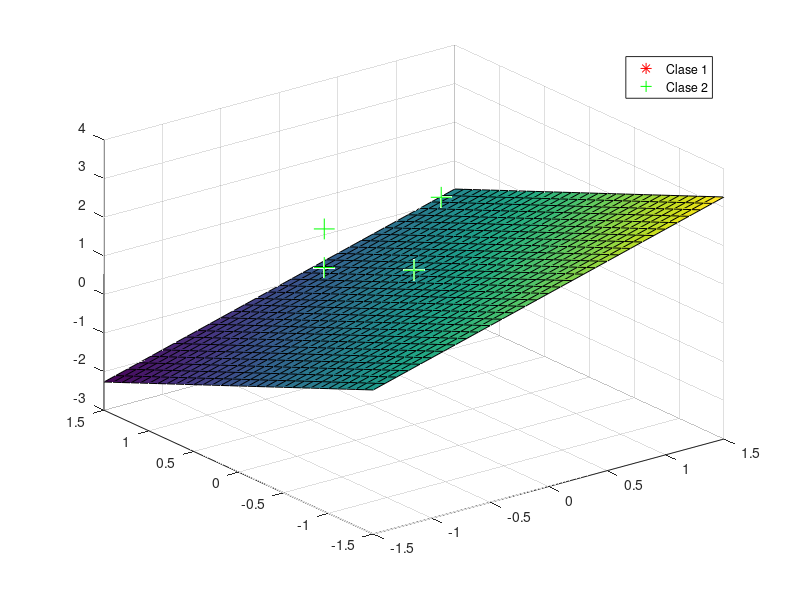

MATLAB code for this plot:
clc 
clear all 
close all
warning off all

%Declaración de clases

clas1_x=[0,1,1,1];
clas1_y=[0,0,0,1];
clas1_z=[0,0,1,0];


clas2_x=[0,0,0,1];
clas2_y=[0,1,1,1];
clas2_z=[1,1,0,1];

clas1 = [clas1_x;clas1_y;clas1_z];

clas2 = [clas2_x;clas2_y;clas2_z];

%perceptron de 3 dimensiones

iteraciones_xy=1; 
x0=1;
w0=1;
r=6;
w1=1;
w2=1;
w3=1;
cambios=[1,1,1,1,1,1,1,1];
ind=1;

%calculos

while (cambios(1)==1 || cambios(2)==1 || cambios(3)==1 || cambios(4)==1) || ind~=9
    %X_n^T W>=0 => X_n in C_1 --> Wn+1 = Wn-rXn
    %X_n^T W<=0 => X_n in C_2 --> Wn+rXn
    %r>0
    %fprintf("\nIteración %d \n",iteraciones_xy);
    if ind < 5 && iteraciones_xy == 1
        fprintf("******\n[%d , %d]\n",clas1(1,ind),clas1(2,ind));
        X=[clas1(1,ind),clas1(2,ind),clas1(3,ind),x0];%x
        W=[w1,w2,w3,w0];%w
        Wt=W';%trans w
        fsal=X*Wt;
        Xt=X';
        if fsal >=0
            fprintf("\nMala clasificación \n");
            Wt=Wt-(r*Xt);
            W=Wt';%w
            cambios(ind)=1;
        else
            cambios(ind)=0;
        end
    elseif ind < 5 && iteraciones_xy > 1
        fprintf("******\n[%d , %d]\n",clas1(1,ind),clas1(2,ind));
        X=[clas1(1,ind),clas1(2,ind),clas1(3,ind),x0];%x
        fsal=X*Wt;
        Xt=X';
        W;
        if fsal >=0
            fprintf("\nMala clasificación \n");
            Wt=Wt-(r*Xt);
            W=Wt';%w
            cambios(ind)=1;
        else
            cambios(ind)=0;
        end
    else
        if ind > 8
            ind=8;
        end
        x1=clas2(1,ind-4);
        x2=clas2(2,ind-4);
        x3=clas2(3,ind-4);
        fprintf("\n    ----------------------------------------    \n");
        fprintf("******\n[%d , %d]\n",x1,x2);
        X=[x1,x2,x3,x0];%x
        W;
        Wt=W';
        fsal=X*Wt;
        if fsal <=0
            fprintf("\nMala clasificación \n");
            Xt=X';
            Wt=Wt+(r*Xt);
            W=Wt';%w
            cambios(ind)=1;
            if ind == 5
                temp2=W;
                f_temp2 = fsal;
                vecx2=X;
            end
        else
            cambios(ind)=0;
            c_xy = cambios(ind);
            if ind == 8 && (cambios(1)==1 || cambios(2)==1 || cambios(3)==1 || cambios(4)==1)
                ind=0;
                iteraciones_xy = iteraciones_xy +1;
                fprintf("\n******------------------------------------******\n")
                %pausa = input('Hola     ');
                fprintf("\n+++++++++++++++++++++++++++++++++++++++++++++++++++++++++++++++\n")
            end
        end
    end
        
ind = ind+1;
        
end
fprintf("Iteraciones: %d\n%f x1 + %f x2 + %f x3 = 1\n",iteraciones_xy,Wt(1),Wt(2),Wt(3));

plot3(clas1(1,:),clas1(2,:),clas1(3,:),'r*','MarkerFaceColor','r','MarkerSize',15);
hold on
grid on
plot3(clas2(1,:),clas2(2,:),clas2(3,:),'g+','MarkerFaceColor','g','MarkerSize',15);
[x,y]=meshgrid(-1.5:0.1:1.5);
z=(Wt(1)/-Wt(3))*x+(Wt(2)/-Wt(3))*y+0.5;
surf(x,y,z);

legend('Clase 1','Clase 2');